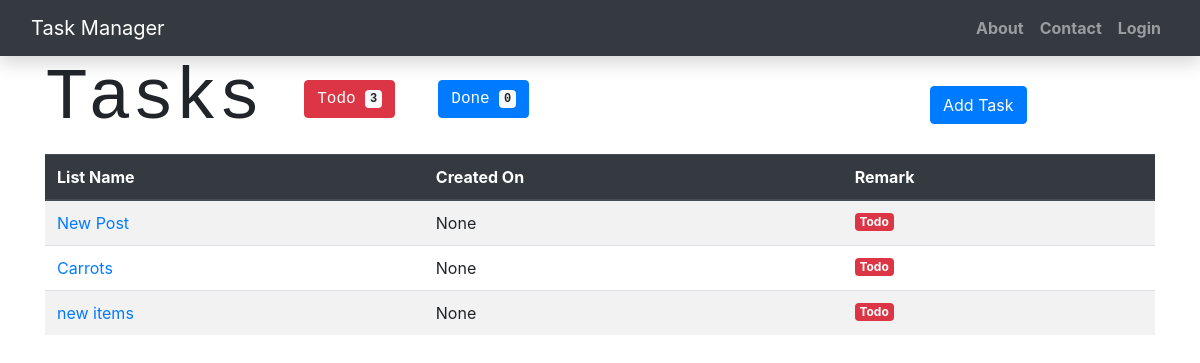
The page /task/ on the database as committed earlier.
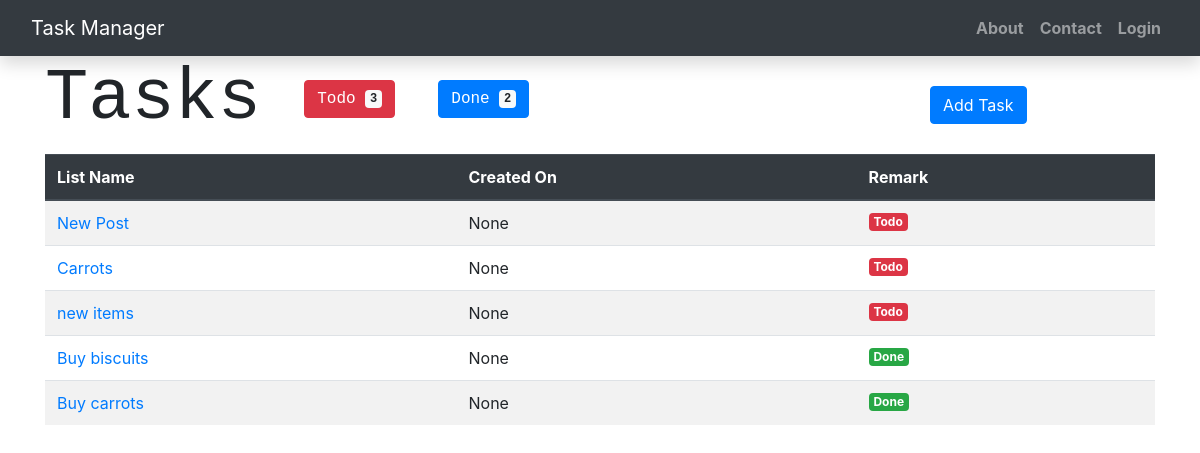
The same page on the database as committed later.
### todo/models.py (models this page shows, shortened)
class Task(models.Model):
    title = models.CharField(max_length=128)
    slug = models.SlugField(default="")
    task_list = models.ForeignKey(TaskList, on_delete=models.CASCADE, null=True)
    created_date = models.DateTimeField(default=timezone.now, blank=True, null=True)
    completed = models.BooleanField(default=False)
    completed_date = models.DateField(blank=True, null=True)
    created_by = models.ForeignKey(
        User,
        blank=True,
        related_name="todo_created_by",
        on_delete=models.CASCADE,
    )

### todo/views.py (the view)
# urls.py: path('task/', views.tasks, name='tasks'),
def tasks(request):
    return render(request, 'tasks.html', {
        "tasks" : Task.objects.all(),
        "tasks_todo" : Task.objects.filter(completed="False").count(),
        "tasks_done" : Task.objects.filter(completed="True").count()
    })

### todo/templates/tasks.html
{% extends 'base.html'%}
{% block content %}
    <div class="row">
        <div class="col-9">
            <h3 class="display-3 text-monospace"> Tasks
                <button type="button" class="btn btn-danger">
                    Todo <span class="badge badge-light">{{tasks_todo}}</span>
                </button>
                <button class="btn btn-primary">
                    Done <span class="badge badge-light">{{tasks_done}}</span>
                </button>
            </h3>
        </div>
        <div class="col-3">
            <div style="margin:30px;">
                <a href="{% url 'tasks_add' %}">
                    <button type="button" class="btn btn-primary">Add Task</button>
                </a>
            </div>
        </div>
    </div>
    <table class="table table-striped">
        <thead class="thead-dark">
            <tr>
            <th scope="col">List Name </th>
            <th scope="col">Created On </th>
            <th scope="col">Remark </th>
          </tr>
        </thead>
        <tbody>
            {% for task in tasks %}
        <tr>
            <td><a href="{% url 'task_detail' task.slug  %}"> {{ task.title }} </a> </td>
            <td>{{ task.created_date}}</td>
            <td> {% if task.completed  %}
                    <span class="badge badge-success">Done</span>
                {% else %}
                    <span class="badge badge-danger">Todo</span>
                {% endif %}
            </td>
        </tr>
          {% endfor %}
        </tbody>
      </table>
{% endblock content %}

Rows that differ between the two databases and show on the page:
added Task: title "Buy biscuits", created_date "None", completed "Done"
added Task: title "Buy carrots", created_date "None", completed "Done"
Other text that changed with them:
{{ tasks_done }}: "0" → "2"
